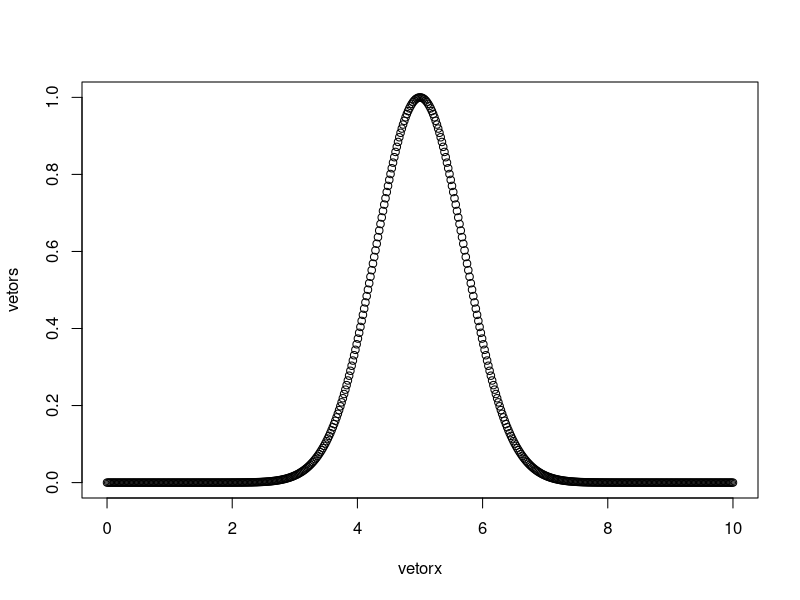
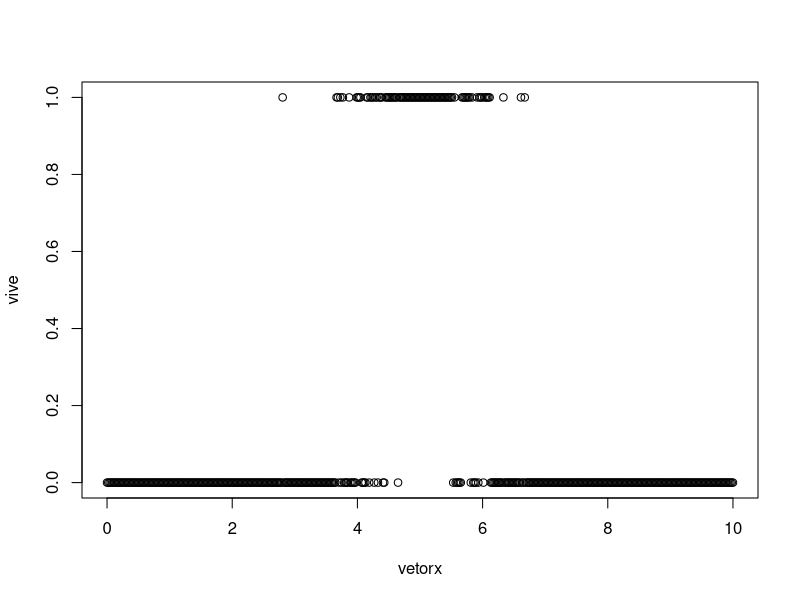

Reproduce these figures in R, in order.
#================================================
#base da simulacao de selecao natural

#dicas para a simulação de seleção natural
#s eh a intensidade de selecao
#u eh o valor otimo (100% de sobrevivencia)

#funcao que calcula a probabilidade de sobrevivencia
sobrevivencia = function(x, S, u)
{
  return(exp(-S*(x-u)^2))
}

#com essa funcao, podemos calcular a sobrevivencia
#de acordo com o valor da caracteristica
sobrevivencia(x=5, S=1, u=5)
sobrevivencia(x=4.5, S=1, u=5)
sobrevivencia(x=3, S=1, u=5)

#e a partir de um valor de sobrevivencia, podemos
#sortear se um individuo nasce ou morre
rbinom(n = 1, size = 1, prob = 0.77)

#ou
rbinom(n = 1, size = 1, 
       prob = sobrevivencia(4.5, 1, 5))


#vamos fazer um teste da funcao de sobrevivencia
#e tentar desenhar um grafico
vetorx = seq(from=0, to=10, length.out = 500)
vetors = sobrevivencia(vetorx, S=1,u=5)
plot(vetors~vetorx)
#parece que faz sentido

#com isso, podemos fazer o sorteio de quem vive
#e quem morre
vive = rbinom(500, size = 1, prob = vetors)
plot(vive~vetorx)

#indexando soh os que tem valor de vive == 1 
vetorx[vive==1]

#sorteio da distribuicao normal com rnorm
rnorm(n = 500, mean = 0, sd = 2)

#================================================